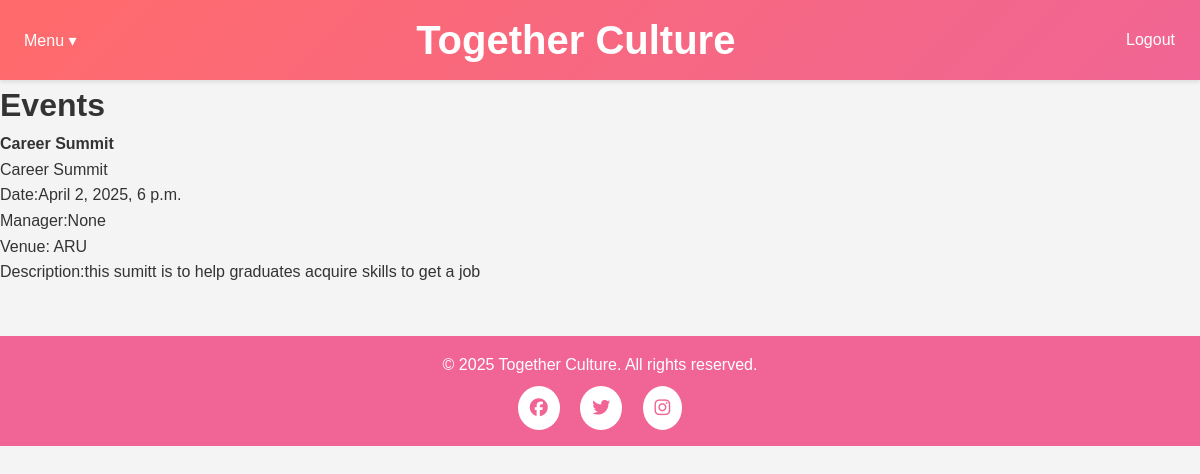
Page /Events/ on the committed database.
### Events/models.py (models this page shows)
class Event(models.Model):
    name = models.CharField('Event Name' , max_length=120)
    event_date = models.DateTimeField('Event Date')
    venue = models.ForeignKey(Venue, blank=True, null=True, on_delete=models.CASCADE)
    manager = models.ForeignKey(User, blank=True, null=True, on_delete=models.SET_NULL)
    description = models.TextField(blank=True)
    attendees = models.ManyToManyField(MyClubUser, through='Booking', blank=True)
    def __str__(self):
        return self.name

class Venue(models.Model):
    name = models.CharField('Venue Name', max_length=120)
    address = models.CharField(max_length=300)
    zip_code = models.CharField('Zip/Post Code', max_length=12)
    phone = models.CharField('Contact Phone', max_length=20, blank=True)
    web = models.URLField('Website Address', blank=True)
    email_address = models.EmailField('Email Address', blank=True)
    def __str__(self):
        return self.name

### Events/views.py (the view)
# urls.py: path('', EventsV, name='Events'),
def EventsV(request):
    event_list = Event.objects.all()
    return render(request, 'Events.html', {'event_list': event_list})

### Events/templates/Events.html (shortened to what this page needs)
{% extends 'bases.html' %}
{% block content %}
<h1>Events</h1>
{% for Event in event_list %}
<strong>{{Event}}</strong>
   <ul>
        <li>{{ Event.name }}</li>
        <li>Date:{{ Event.event_date }}</li>
        <li>Manager:{{ Event.manager }}</li>
        <li>Venue: {{ Event.venue }}</li>
        <li>Description:{{ Event.description }}</li>
        </ul>
  <br></br>
{% endfor %}
{% endblock %}

### dashboard/templates/bases.html (style rules this page uses)
* { margin: 0; padding: 0; box-sizing: border-box; }
body { font-family: Arial, sans-serif; background: #f4f4f4; color: #333; line-height: 1.6; }

### rows in the picture
Event: name "Career Summit", event_date "April 2, 2025, 6 p.m.", manager "None", venue "ARU", description "this sumitt is to help graduates acquire skills to get a job"
